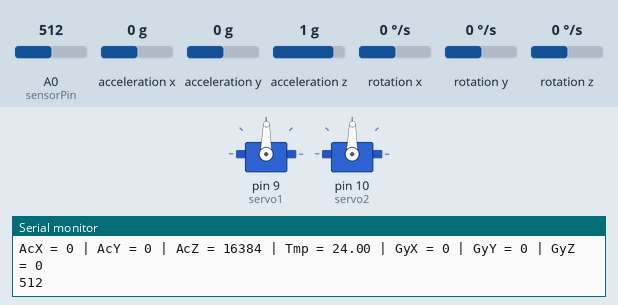
Recording of a sketch running on a simulated Arduino Uno, built with avr-gcc and run on an emulated ATmega328P. Shown: 2 × servo, the last lines printed to the serial monitor. Wiring (inferred from the names in the program): MPU-6050 motion sensor at I2C address 0x68. Inputs (shaded band) come from the test bench; at power-on: acceleration x 0 g, acceleration y 0 g, A0 (sensorPin) = 512, acceleration z 1 g, rotation x 0 °/s, rotation y 0 °/s, rotation z 0 °/s.

Above: at 1.2 s.
1.3 s: acceleration x set to 0.8 g
At 1.9 s:
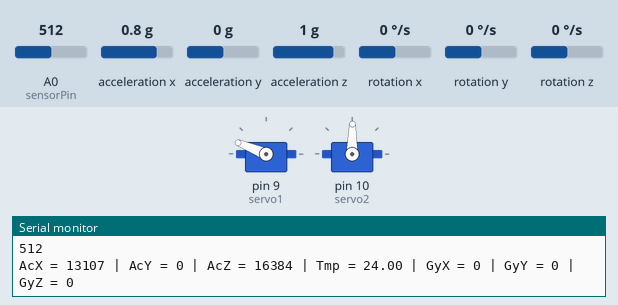
2.8 s: acceleration y set to -1.4 g
At 4.0 s:
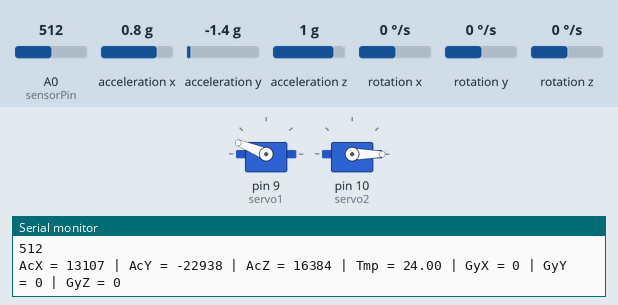
4.4 s: acceleration x set to -1.4 g
At 5.6 s:
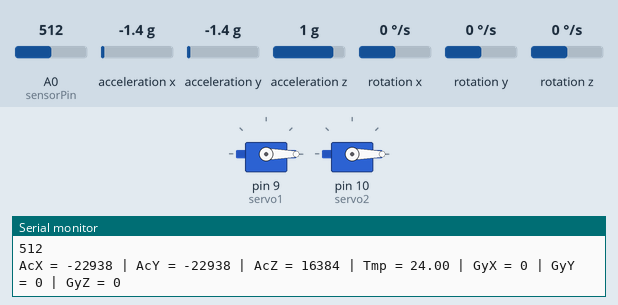
6.0 s: acceleration y set to 0 g
At 7.3 s:
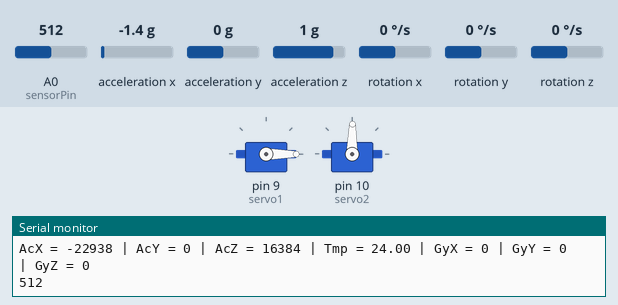
7.6 s: acceleration x set to 1.4 g
At 8.8 s:
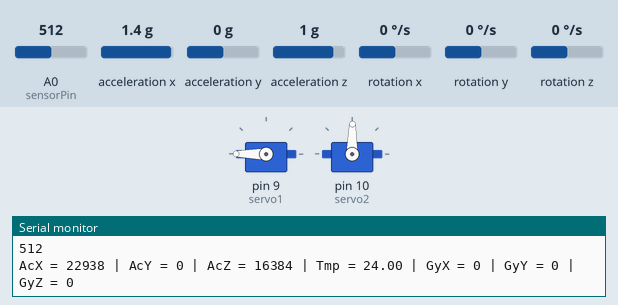
9.1 s: acceleration y set to -0.8 g
At 9.7 s:
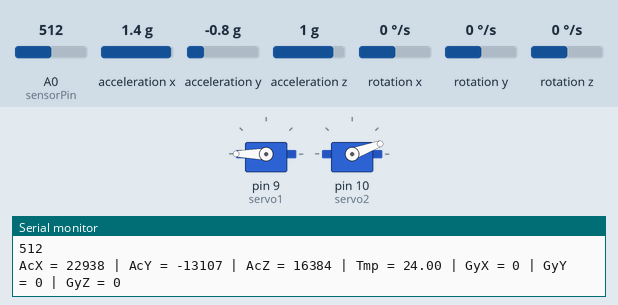
Timing chart, 0 to 11.7 s (numbered marks = the images above; inputs shaded):
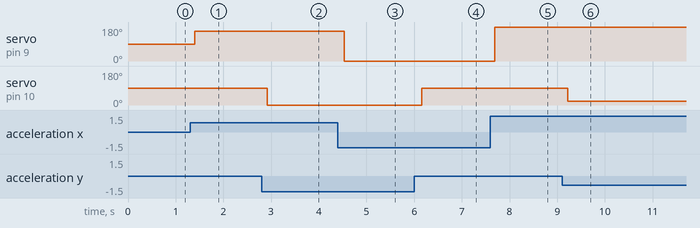

Measured:
- after the input at 1.3 s, servo on pin 9 (servo1): 89° → 158° after 0.10 s
- after the input at 2.8 s, servo on pin 10 (servo2): 89° → 0° after 0.12 s
- after the input at 4.4 s, servo on pin 9 (servo1): 158° → 0° after 0.13 s
- after the input at 6.0 s, servo on pin 10 (servo2): 0° → 89° after 0.15 s
- after the input at 7.6 s, servo on pin 9 (servo1): 0° → 180° after 0.09 s
- after the input at 9.1 s, servo on pin 10 (servo2): 89° → 20° after 0.12 s

The sketch:

Isef_bemo.ino
```cpp
#include<Wire.h>
#include <Servo.h>

const int MPU_addr=0x68;  // I2C address of the MPU-6050
int16_t AcX,AcY,AcZ,Tmp,GyX,GyY,GyZ;
Servo servo1;
Servo servo2;
int val1;
int val2;
int val3;

int prevVal1;
int prevVal2;
int prevVal3;
int sensorPin = A0;
int Val = 0;

void setup(){
  Wire.begin();
  Wire.beginTransmission(MPU_addr);
  Wire.write(0x6B);  // PWR_MGMT_1 register
  Wire.write(0);     // set to zero (wakes up the MPU-6050)
  Wire.endTransmission(true);
  Serial.begin(9600);
servo1.attach(9);
servo2.attach(10);

}
void loop(){
  Val = analogRead(sensorPin);
Serial.println(Val);
  Wire.beginTransmission(MPU_addr);
  Wire.write(0x3B);  // starting with register 0x3B (ACCEL_XOUT_H)
  Wire.endTransmission(false);
  Wire.requestFrom(MPU_addr,14,true);  // request a total of 14 registers
  AcX=Wire.read()<<8|Wire.read();  // 0x3B (ACCEL_XOUT_H) & 0x3C (ACCEL_XOUT_L)
  AcY=Wire.read()<<8|Wire.read();  // 0x3D (ACCEL_YOUT_H) & 0x3E (ACCEL_YOUT_L)
  AcZ=Wire.read()<<8|Wire.read();  // 0x3F (ACCEL_ZOUT_H) & 0x40 (ACCEL_ZOUT_L)
  Tmp=Wire.read()<<8|Wire.read();  // 0x41 (TEMP_OUT_H) & 0x42 (TEMP_OUT_L)
  GyX=Wire.read()<<8|Wire.read();  // 0x43 (GYRO_XOUT_H) & 0x44 (GYRO_XOUT_L)
  GyY=Wire.read()<<8|Wire.read();  // 0x45 (GYRO_YOUT_H) & 0x46 (GYRO_YOUT_L)
  GyZ=Wire.read()<<8|Wire.read();  // 0x47 (GYRO_ZOUT_H) & 0x48 (GYRO_ZOUT_L)
  Serial.print("AcX = "); Serial.print(AcX);
  Serial.print(" | AcY = "); Serial.print(AcY);
  Serial.print(" | AcZ = "); Serial.print(AcZ);
  Serial.print(" | Tmp = "); Serial.print(Tmp/340.00+36.53);  //equation for temperature in degrees C from datasheet
  Serial.print(" | GyX = "); Serial.print(GyX);
  Serial.print(" | GyY = "); Serial.print(GyY);
  Serial.print(" | GyZ = "); Serial.println(GyZ);
  delay(10);
val1 = map(AcX, -17000, 17000, 0, 179);
if (val1 != prevVal1)
{
servo1.write(val1);
prevVal1 = val1;
}
val2 = map(AcY, -17000, 17000, 0, 179);
if (val2 != prevVal2)
{
servo2.write(val2);
prevVal2 = val2;
}

}
```
